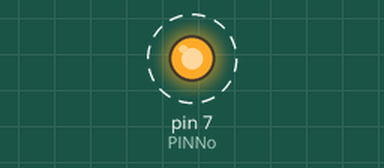
This sketch was run on a simulated Arduino Uno, built with avr-gcc and run on an emulated ATmega328P. Shown: output pins drawn as LEDs (lit = HIGH). Dashed ring = blinking.

Above: at 0.05 s.
Timing chart, 0 to 3.0 s (numbered marks = the images above):
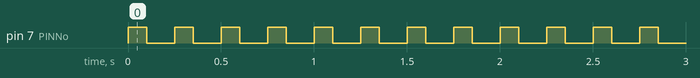

Measured:
- by itself, pin 7 (PINNo): alternates HIGH for 0.10 s and LOW for 0.15 s

The sketch:

Leb_blink_code.ino
```cpp
int PINNo=7;
void setup() {
pinMode(PINNo,OUTPUT);
}
void loop() {
digitalWrite(PINNo,HIGH);
delay(100);
digitalWrite(PINNo,LOW);
delay(150);
}
```
